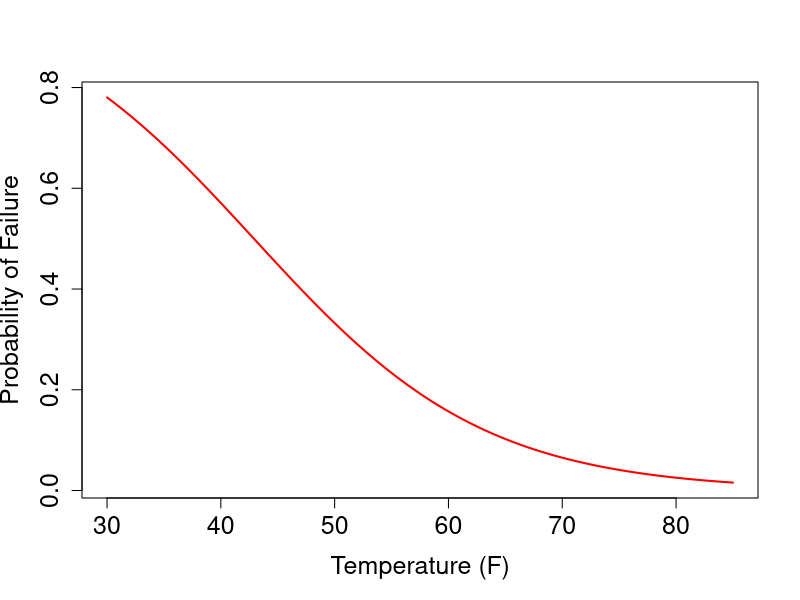

Recreate this plot in R.
## ---- chunk 1
knitr::opts_chunk$set(echo = TRUE)
## ---- chunk 2
# Delete memory
rm(list=ls())

# Required packages
library(knitr)

# Challenger data set
distress_ct = c(0,1,0,0,0,0,0,0,1,1,1,0,0,2,0,0,0,0,0,0,2,0,1)
temperature = c(66,70,69,68,67,72,73,70,57,63,70,78,67,53,67,75,70,81,76,79,75,76,58)
field_check_pressure = c(50,50,50,50,50,50,100,100,200,200,200,200,200,200,200,200,200,200,200,200,200,200,200)
n.rings <- rep(6,length(distress_ct))

launch <- data.frame(cbind(n.rings,distress_ct, temperature, field_check_pressure))

#launch <- launch[9:23,]

# Replacing values higher than 1 by 1 (as we are only interested in whether or not a failure happened)
#launch$distress_ct = ifelse(launch$distress_ct<1,0,1)

# Displaying the data
kable(launch)

# Fitting a logistic regression model
model <- glm(cbind(distress_ct,n.rings-distress_ct) ~temperature + field_check_pressure, family = binomial(link='logit'), data = launch)
summary(model)

#------------------------------------------------------------------
# Confidence intervals based on the profile likelihood
#------------------------------------------------------------------
kable(confint(model, level=0.95, type="LR"),digits = 4)

#------------------------------------------------------------------
# Wald Confidence intervals
#------------------------------------------------------------------
kable(confint.default(model, level=0.95),digits = 4)

#------------------------------------------------------------------
# Normal confidence intervals
#------------------------------------------------------------------
NCI <- cbind(coefficients(model)- 1.96*summary(model)$coefficients[,2],
             coefficients(model)+ 1.96*summary(model)$coefficients[,2] )

colnames(NCI) <- c("2.5 %", "97.5 %")
rownames(NCI) <- c("(Intercept)", "temperature", "pressure")
kable(NCI,digits = 4)


##################################################################################
# Brief interpretation of the model
##################################################################################

# Predicted probability of failure for the Challenger
plogis(coefficients(model)%*%c(1,31,200))

# Predicted probability of failure for minimum temperature experienced previously
plogis(coefficients(model)%*%c(1,53,200))


# The following plot presents the estimated probability 
# as a function of the temperature at pressure = 200
curve(predict(model, data.frame(temperature = x, field_check_pressure = 200),
              type = "response"),  from = 30, to = 85, ylab = "Probability of Failure", xlab = "Temperature (F)",
      cex.axis = 1.5, cex.lab = 1.5, lwd = 2, col = 'red')
